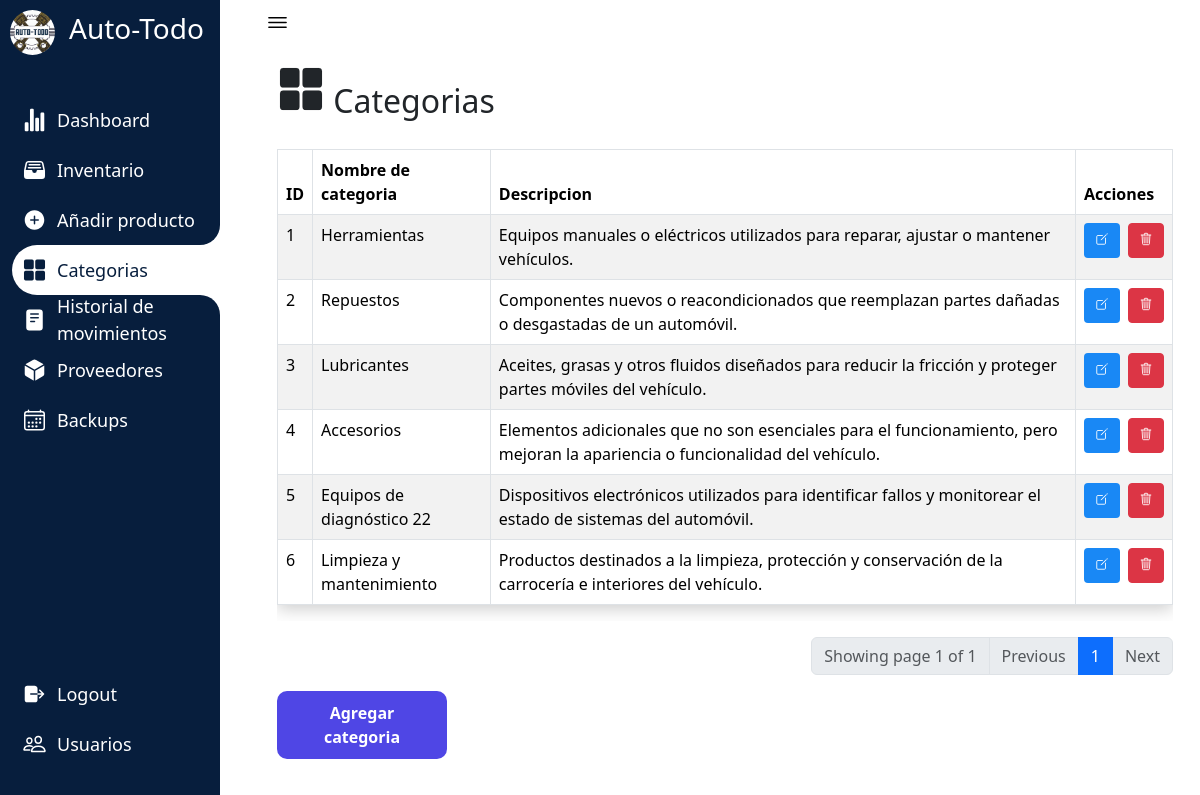
Screenshot of /views/Category.php (signed in) with the database file from the repository.
### tables this page shows
CREATE TABLE `categoria` (
  `id_categoria` int(11) NOT NULL AUTO_INCREMENT,
  `nombre` varchar(50) DEFAULT NULL,
  `descripcion` text DEFAULT NULL,
  PRIMARY KEY (`id_categoria`)
);

### views/Category.php (the view, shortened to what this page needs)
<?php
require_once "../system/config.php";
?>
<!DOCTYPE html>
<html lang="en">
<head>
    <link rel="stylesheet" href="../assets/css/testin3.css">
    <link href="https://cdn.jsdelivr.net/npm/bootstrap@5.3.1/dist/css/bootstrap.min.css" rel="stylesheet">
</head>
<?php
    include '../includes/sidebar_admin.php';
?>
<section class="dashboard">
    <div class="top">
        <ion-icon class="navToggle" name="menu-outline"></ion-icon>
    </div>
    <div class="content-wrapper">
        <div class="container">
            <div class="row">
                <div class="col-lg-12 col-offset-2">
                    <div class="page-header">
                        <h2 class="mt-3 mt-md-0">
                            <ion-icon name="grid" style="font-size:1.5em;"></ion-icon> Categorias
                        </h2>
                    </div>
                    <div class="col-md-12">
                    <div>
                        <div class="row">
                            <div class="col-md-12">
                                <div class="table-responsive" style="margin-top:20px;">
                                    <table class="table table-bordered table-striped">
                                        <thead>
                                            <th>ID</th>
                                            <th>Nombre de categoria</th>
                                            <th>Descripcion</th>
                                            <th>Acciones</th>
                                        </thead>
                                        <tbody>
                                            <?php
                            if(isset($_GET['page_no']) && $_GET['page_no']!=""){
                                $page_no=$_GET['page_no'];
                            }else{
                                $page_no=1;
                            }
                            $total_records_per_page=8;
                            $offset=($page_no-1)* $total_records_per_page;
                            $previous_page=$page_no-1;
                            $next_page=$page_no+1;
                            $result_count=mysqli_query($conn,"SELECT COUNT(*) as total_records FROM categoria");
                            $total_records=mysqli_fetch_array($result_count);
                            $total_records=$total_records['total_records'];
                            $total_no_of_pages=ceil($total_records / $total_records_per_page);
                            $sql=mysqli_query($conn, "SELECT * FROM categoria LIMIT $offset, $total_records_per_page");
                            $row=mysqli_num_rows($sql);
                            if($row >0){
                                while($row =mysqli_fetch_array($sql)){
                                    ?>
                                            <tr>
                                                <td><?php echo $row['id_categoria'];?></td>
                                                <td><?php echo $row['nombre'];?></td>
                                                <td><?php echo $row['descripcion'];?></td>
                                                <td class="text-center">
                                                    <div class="d-flex justify-content-center gap-2">
                                                        <a href="../controllers/editcategory.php?editid=<?php echo htmlentities($row['id_categoria']); ?>"
                                                            class="btn btn-sm text-white"
                                                            style="background-color:#1988F5;">
                                                            <ion-icon name="create-outline"></ion-icon>
                                                        </a>
                                                        <a href="Category.php?delid=<?php echo htmlentities($row['id_categoria']); ?>"
                                                            onClick="return confirm('¿Seguro que deseas eliminar esta categoría?');"
                                                            class="btn btn-danger btn-sm">
                                                            <ion-icon name="trash-outline"></ion-icon>
                                                        </a>
                                                    </div>
                                                </td>
                                            </tr>
                                            <?php
                                }
                            }
                            ?>
                                        </tbody>
                                    </table>
                                </div>
                                <ul class="pagination justify-content-end mt-3">
                                    <li class="page-item disabled">
                                        <span class="page-link">Showing page
                                            <?php echo $page_no . " of " . $total_no_of_pages; ?></span>
                                    </li>
                                    <li class="page-item <?php if ($page_no <= 1) echo 'disabled'; ?>">
                                        <a class="page-link"
                                            <?php if ($page_no > 1) echo "href='?page_no=$previous_page'"; ?>>Previous</a>
                                    </li>
                                    <?php
                                    if ($total_no_of_pages <= 10) {
                                        for ($counter = 1; $counter <= $total_no_of_pages; $counter++) {
                                            echo "<li class='page-item ";
                                            echo ($counter == $page_no) ? "active'>" : "'>";
                                            echo "<a class='page-link' href='?page_no=$counter'>$counter</a></li>";
                                        }
                                    }
                                ?>
                                    <li class="page-item <?php if ($page_no >= $total_no_of_pages) echo 'disabled'; ?>">
                                        <a class="page-link"
                                            <?php if ($page_no < $total_no_of_pages) echo "href='?page_no=$next_page'"; ?>>Next</a>
                                    </li>
                                </ul>
                                <a href="../controllers/addcategory.php" class="allButton">Agregar categoria</a>
                            </div>
                        </div>
                    </div>
                </div>
            </div>
        </div>
    </div>
    </div>
</section>
</body>
</html>

### assets/css/testin3.css (style rules this page uses)
* { margin: 0; padding: 0; box-sizing: border-box; }
:root { --primary-color:#071e3d; --nav-color: #071e3d; --dash-color: #fff; --logo-color: #fff; --text-color: #000; --text-color-light: #333; --white: #fff; --border-color: #ccc; --toggle-color: #fff; --title-icon-color: #fff; --time-03: all 0.3s linear; --time-02: all 0.2s linear; }
.dashboard { position: relative; left: 250px; width: calc(100% - 250px); min-height: 100vh; background-color: var(--dash-color); padding: 10px 15px; transition: var(--time-03); }
.dashboard .top { position: fixed; background-color: var(--dash-color); display: flex; justify-content: space-between; align-items: center; left: 250px; top: 0; padding: 10px 15px; width: calc(100% - 250px); transition: var(--time-03); z-index: 100; }
.dashboard .top .navToggle { font-size: 25px; color: var(--text-color); cursor: pointer; }
.container { padding:1%; background-color: white; margin-top:5%; transition: border-radius 0.5s cubic-bezier(0.175, 0.885, 0.32, 1.275); }
.content-wrapper { margin-top: 20px; transition: all 0.3s ease-in-out; }
.table td .btn { white-space: nowrap; padding: 6px 10px; }
.dashboard .content-wrapper { top: 0; transition: var(--time-03); }
table { box-shadow: 0 4px 16px rgba(0, 0, 0, 0.2); }
.allButton { display: inline-block; padding: 10px 20px; text-decoration: none; color: #fff; background-color:#4F46E5; border-radius:10px; width:170px; text-align:center; font-weight: bold; }
.table-responsive { min-height: 300px; }

### rows the page displays
categoria: id_categoria "1", nombre "Herramientas", descripcion "Equipos manuales o eléctricos utilizados para reparar, ajustar o mantener vehículos."
categoria: id_categoria "2", nombre "Repuestos", descripcion "Componentes nuevos o reacondicionados que reemplazan partes dañadas o desgastadas de un automóvil."
categoria: id_categoria "3", nombre "Lubricantes", descripcion "Aceites, grasas y otros fluidos diseñados para reducir la fricción y proteger partes móviles del vehículo."
categoria: id_categoria "4", nombre "Accesorios", descripcion "Elementos adicionales que no son esenciales para el funcionamiento, pero mejoran la apariencia o funcionalidad del vehículo."
categoria: id_categoria "5", nombre "Equipos de diagnóstico 22", descripcion "Dispositivos electrónicos utilizados para identificar fallos y monitorear el estado de sistemas del automóvil."
categoria: id_categoria "6", nombre "Limpieza y mantenimiento", descripcion "Productos destinados a la limpieza, protección y conservación de la carrocería e interiores del vehículo."

### other values shown
$page_no "1"
$total_no_of_pages "1"
